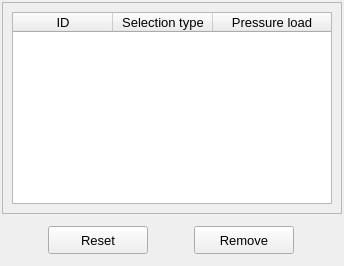
           <widget class="QWidget" name="tab_remove">
            <attribute name="title">
             <string>Remove</string>
            </attribute>
            <layout class="QGridLayout" name="gridLayout_9">
             <property name="leftMargin">
              <number>2</number>
             </property>
             <property name="topMargin">
              <number>2</number>
             </property>
             <property name="rightMargin">
              <number>2</number>
             </property>
             <property name="bottomMargin">
              <number>2</number>
             </property>
             <property name="spacing">
              <number>2</number>
             </property>
             <item row="0" column="0">
              <widget class="QFrame" name="frame_5">
               <property name="frameShape">
                <enum>QFrame::StyledPanel</enum>
               </property>
               <property name="frameShadow">
                <enum>QFrame::Raised</enum>
               </property>
               <layout class="QGridLayout" name="gridLayout_2">
                <item row="0" column="0">
                 <widget class="QTreeWidget" name="treeWidget_pressure_loads">
                  <property name="minimumSize">
                   <size>
                    <width>320</width>
                    <height>0</height>
                   </size>
                  </property>
                  <property name="maximumSize">
                   <size>
                    <width>380</width>
                    <height>200</height>
                   </size>
                  </property>
                  <property name="font">
                   <font>
                    <family>MS Shell Dlg 2</family>
                    <pointsize>10</pointsize>
                    <italic>false</italic>
                   </font>
                  </property>
                  <property name="toolTip">
                   <string>Select a node to remove the attributed boundary condition.</string>
                  </property>
                  <property name="indentation">
                   <number>1</number>
                  </property>
                  <property name="headerHidden">
                   <bool>false</bool>
                  </property>
                  <attribute name="headerHighlightSections">
                   <bool>false</bool>
                  </attribute>
                  <attribute name="headerShowSortIndicator" stdset="0">
                   <bool>false</bool>
                  </attribute>
                  <attribute name="headerStretchLastSection">
                   <bool>true</bool>
                  </attribute>
                  <column>
                   <property name="text">
                    <string>ID</string>
                   </property>
                   <property name="textAlignment">
                    <set>AlignCenter</set>
                   </property>
                  </column>
                  <column>
                   <property name="text">
                    <string>Selection type</string>
                   </property>
                   <property name="textAlignment">
                    <set>AlignCenter</set>
                   </property>
                  </column>
                  <column>
                   <property name="text">
                    <string>Pressure load</string>
                   </property>
                   <property name="textAlignment">
                    <set>AlignCenter</set>
                   </property>
                  </column>
                 </widget>
                </item>
               </layout>
              </widget>
             </item>
             <item row="1" column="0">
              <widget class="QFrame" name="frame_3">
               <property name="minimumSize">
                <size>
                 <width>320</width>
                 <height>48</height>
                </size>
               </property>
               <property name="maximumSize">
                <size>
                 <width>16777215</width>
                 <height>48</height>
                </size>
               </property>
               <property name="frameShape">
                <enum>QFrame::NoFrame</enum>
               </property>
               <property name="frameShadow">
                <enum>QFrame::Raised</enum>
               </property>
               <layout class="QGridLayout" name="gridLayout_8">
                <property name="leftMargin">
                 <number>4</number>
                </property>
                <property name="topMargin">
                 <number>4</number>
                </property>
                <property name="rightMargin">
                 <number>4</number>
                </property>
                <property name="bottomMargin">
                 <number>4</number>
                </property>
                <property name="spacing">
                 <number>4</number>
                </property>
                <item row="0" column="0">
                 <widget class="QPushButton" name="pushButton_reset">
                  <property name="minimumSize">
                   <size>
                    <width>100</width>
                    <height>28</height>
                   </size>
                  </property>
                  <property name="maximumSize">
                   <size>
                    <width>100</width>
                    <height>28</height>
                   </size>
                  </property>
                  <property name="font">
                   <font>
                    <family>MS Shell Dlg 2</family>
                    <pointsize>10</pointsize>
                    <weight>50</weight>
                    <italic>false</italic>
                    <bold>false</bold>
                   </font>
                  </property>
                  <property name="styleSheet">
                   <string notr="true"/>
                  </property>
                  <property name="text">
                   <string>Reset</string>
                  </property>
                 </widget>
                </item>
                <item row="0" column="1">
                 <widget class="QPushButton" name="pushButton_remove">
                  <property name="minimumSize">
                   <size>
                    <width>100</width>
                    <height>28</height>
                   </size>
                  </property>
                  <property name="maximumSize">
                   <size>
                    <width>100</width>
                    <height>28</height>
                   </size>
                  </property>
                  <property name="font">
                   <font>
                    <family>MS Shell Dlg 2</family>
                    <pointsize>10</pointsize>
                    <weight>50</weight>
                    <italic>false</italic>
                    <bold>false</bold>
                   </font>
                  </property>
                  <property name="styleSheet">
                   <string notr="true"/>
                  </property>
                  <property name="text">
                   <string>Remove</string>
                  </property>
                 </widget>
                </item>
               </layout>
              </widget>
             </item>
            </layout>
           </widget>
